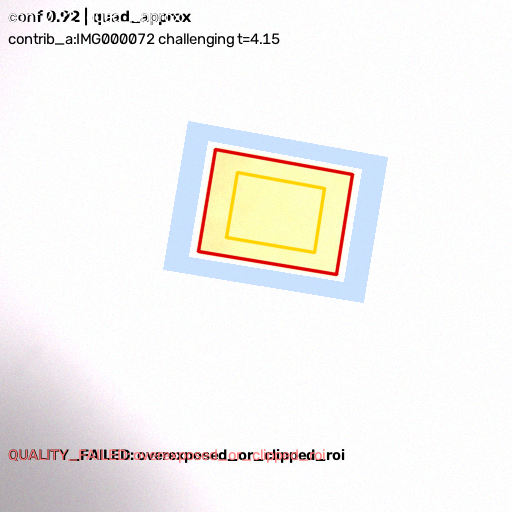
#> input picture ml/aarogya-bindu-ml/reports/preprocessing/FAIL_contrib_a_IMG000072.png, 512 x 512 px
$ python -i features.py   (imports and definitions only)
#> lines starting #> are read from the running program, lines starting #| are printed output that depends on the picture; after the words box and inside, x2 and y2 are one past the last pixel; in counts of white or black regions, pixels touching at a corner belong together
### ml/aarogya_bindu_dataset_generator/src/aarogya_synth/colorspace.py
"""Color-space conversions (sRGB <-> linear RGB <-> CIE XYZ <-> CIELAB), D65 white.

Implemented in NumPy so results are deterministic and independent of OpenCV's
8-bit Lab scaling. All functions accept arrays whose last axis has length 3.

* sRGB values are floats in [0, 1] (divide 8-bit values by 255).
* CIELAB values are true L* in [0, 100], a*, b* unscaled.
"""

from __future__ import annotations

import numpy as np

# sRGB (IEC 61966-2-1) primaries, D65 reference white.
M_RGB_TO_XYZ = np.array(
    [
        [0.4124564, 0.3575761, 0.1804375],
        [0.2126729, 0.7151522, 0.0721750],
        [0.0193339, 0.1191920, 0.9503041],
    ]
)
M_XYZ_TO_RGB = np.linalg.inv(M_RGB_TO_XYZ)
D65_WHITE = M_RGB_TO_XYZ.sum(axis=1)  # (0.95047, 1.0, 1.08883)

_DELTA = 6.0 / 29.0


def srgb_to_linear(c):
    c = np.asarray(c, dtype=np.float64)
    return np.where(c <= 0.04045, c / 12.92, ((np.maximum(c, 0.0) + 0.055) / 1.055) ** 2.4)


def linear_to_srgb(c):
    c = np.asarray(c, dtype=np.float64)
    return np.where(c <= 0.0031308, 12.92 * c, 1.055 * np.power(np.maximum(c, 0.0), 1.0 / 2.4) - 0.055)


def xyz_to_lab(xyz):
    t = np.asarray(xyz, dtype=np.float64) / D65_WHITE
    f = np.where(t > _DELTA**3, np.cbrt(t), t / (3 * _DELTA**2) + 4.0 / 29.0)
    fx, fy, fz = f[..., 0], f[..., 1], f[..., 2]
    return np.stack([116.0 * fy - 16.0, 500.0 * (fx - fy), 200.0 * (fy - fz)], axis=-1)


# [8 lines left out: function lab_to_xyz, not called in this run]


def lab_to_linear_rgb(lab):
    return lab_to_xyz(lab) @ M_XYZ_TO_RGB.T


def lab_to_srgb(lab):
    """CIELAB -> sRGB float (NOT clipped; caller decides how to handle out-of-gamut)."""
    return linear_to_srgb(lab_to_linear_rgb(lab))


def srgb_to_lab(rgb01):
    return xyz_to_lab(srgb_to_linear(rgb01) @ M_RGB_TO_XYZ.T)


def srgb8_to_lab(rgb8):
    return srgb_to_lab(np.asarray(rgb8, dtype=np.float64) / 255.0)


# [4 lines left out: function in_srgb_gamut, not called in this run]


def delta_e76(lab1, lab2):
    """CIE76 color difference (Euclidean distance in CIELAB)."""
    return np.linalg.norm(np.asarray(lab1, float) - np.asarray(lab2, float), axis=-1)

### ml/aarogya_bindu_dataset_generator/src/aarogya_synth/features.py
"""Reference reaction-spot localisation and color-feature extraction.

Used by the validator and provided as a *reference implementation* for the
backend. It needs no labels or manifest metadata: input is just an image.

ROI detection (``detect_spot``):
    1. light Gaussian blur
    2. per-pixel saturation S = (max - min) / max  (paper ~ low S, spot ~ high S)
    3. Otsu threshold on S (floored at ``min_saturation``) + morphological clean-up
    4. largest external contour -> ``cv2.minAreaRect`` -> 4 corner points
    5. analysis ROI = that rectangle shrunk toward its center by ``shrink``
       (default 15 %) to avoid soft edges and rim effects

Features (``extract_features``), computed over ROI pixels:
    rgb_median_{r,g,b}, rgb_mean_{r,g,b}, rgb_std_{r,g,b}           8-bit scale
    hsv_h_circmean_deg, hsv_h_circstd_deg                              0..360 deg
    hsv_{s,v}_{mean,std}                                               0..1
    lab_{l,a,b}_{mean,median,std}                                      true CIELAB (D65)
    lab_l_iqr, roi_pixel_count, roi_area_fraction
"""

from __future__ import annotations

from pathlib import Path

import cv2
import numpy as np

from . import colorspace as cs


class SpotNotFoundError(RuntimeError):
    pass


def load_rgb(path: str | Path) -> np.ndarray:
    """Read PNG/JPEG as uint8 RGB (H, W, 3). Raises on unreadable files."""
    data = np.fromfile(str(path), dtype=np.uint8)  # works with non-ASCII Windows paths
    bgr = cv2.imdecode(data, cv2.IMREAD_COLOR)
    if bgr is None:
        raise OSError(f"unreadable image: {path}")
    return cv2.cvtColor(bgr, cv2.COLOR_BGR2RGB)


def shrink_polygon(pts: np.ndarray, shrink: float) -> np.ndarray:
    c = pts.mean(axis=0)
    return c + (pts - c) * (1.0 - shrink)


def polygon_mask(shape_hw: tuple[int, int], pts: np.ndarray) -> np.ndarray:
    """Boolean mask of a polygon given in continuous (x, y) coordinates."""
    mask = np.zeros(shape_hw, dtype=np.uint8)
    # pixel centers are at integer + 0.5 -> shift by -0.5 for OpenCV's integer grid
    p = np.round((np.asarray(pts, dtype=np.float64) - 0.5) * 16).astype(np.int32)
    cv2.fillPoly(mask, [p], 1, lineType=cv2.LINE_8, shift=4)
    return mask.astype(bool)


def _saturation8(rgb: np.ndarray) -> np.ndarray:
    img = cv2.GaussianBlur(rgb.astype(np.float32), (0, 0), 1.5)
    mx, mn = img.max(axis=2), img.min(axis=2)
    sat = np.where(mx > 1e-3, (mx - mn) / np.maximum(mx, 1e-3), 0.0)
    return np.clip(sat * 255.0, 0, 255).astype(np.uint8)


def detect_spot(rgb: np.ndarray, min_saturation: float = 0.10, min_area_fraction: float = 0.005,
                min_fill: float = 0.80) -> np.ndarray:
    """Return the 4 corners (x, y) of the detected rectangular spot.

    A threshold sweep on saturation (Otsu plus fixed levels) yields candidate
    regions. Candidates touching the image border (e.g. tinted shadows) or that
    are not rectangle-like (contour area / min-area-rectangle area < min_fill)
    are rejected; among the rest the one with the largest area * fill wins.
    """
    sat8 = _saturation8(rgb)
    h, w = sat8.shape
    otsu, _ = cv2.threshold(sat8, 0, 255, cv2.THRESH_BINARY + cv2.THRESH_OTSU)
    levels = sorted({int(otsu)} | {int(v * 255) for v in (0.10, 0.15, 0.20, 0.28, 0.36, 0.45)})
    levels = [t for t in levels if t >= min_saturation * 255]
    k = cv2.getStructuringElement(cv2.MORPH_ELLIPSE, (5, 5))
    best, best_score = None, -1.0
    for thr in levels:
        binary = (sat8 > thr).astype(np.uint8)
        binary = cv2.morphologyEx(binary, cv2.MORPH_OPEN, k)
        binary = cv2.morphologyEx(binary, cv2.MORPH_CLOSE, k)
        contours, _ = cv2.findContours(binary, cv2.RETR_EXTERNAL, cv2.CHAIN_APPROX_SIMPLE)
        for cnt in contours:
            area = cv2.contourArea(cnt)
            if area < min_area_fraction * h * w:
                continue
            x, y, bw, bh = cv2.boundingRect(cnt)
            if x <= 1 or y <= 1 or x + bw >= w - 1 or y + bh >= h - 1:
                continue  # touches the border: not the printed spot
            rect = cv2.minAreaRect(cnt)
            fill = area / max(rect[1][0] * rect[1][1], 1e-6)
            if fill < min_fill:
                continue
            score = area * fill
            if score > best_score:
                best, best_score = rect, score
    if best is None:
        raise SpotNotFoundError("no rectangular colored region found")
    return cv2.boxPoints(best).astype(np.float64) + 0.5  # pixel indices -> continuous coordinates


def polygon_iou(a: np.ndarray, b: np.ndarray, shape_hw: tuple[int, int]) -> float:
    ma, mb = polygon_mask(shape_hw, a), polygon_mask(shape_hw, b)
    union = np.logical_or(ma, mb).sum()
    return float(np.logical_and(ma, mb).sum() / union) if union else 0.0


def roi_pixels(rgb: np.ndarray, corners: np.ndarray, shrink: float = 0.15) -> np.ndarray:
    mask = polygon_mask(rgb.shape[:2], shrink_polygon(np.asarray(corners, float), shrink))
    px = rgb[mask]
    if len(px) == 0:
        raise SpotNotFoundError("empty ROI")
    return px


def paper_pixels(rgb: np.ndarray, corners: np.ndarray, grow: float = 0.35) -> np.ndarray:
    """Pixels in a ring outside the spot (for spot-vs-paper contrast checks)."""
    hw = rgb.shape[:2]
    c = np.asarray(corners, float)
    outer = polygon_mask(hw, shrink_polygon(c, -grow))
    inner = polygon_mask(hw, shrink_polygon(c, -0.08))
    return rgb[outer & ~inner]


def color_features(px: np.ndarray) -> dict[str, float]:
    """Color statistics of an (N, 3) uint8 RGB pixel array."""
    px = np.asarray(px)
    f = px.astype(np.float64)
    feats: dict[str, float] = {}
    for i, ch in enumerate("rgb"):
        feats[f"rgb_median_{ch}"] = float(np.median(f[:, i]))
        feats[f"rgb_mean_{ch}"] = float(f[:, i].mean())
        feats[f"rgb_std_{ch}"] = float(f[:, i].std())
    # HSV on [0, 1] floats: hue in degrees 0..360 (NOT OpenCV's 0..179 uint8 scale)
    hsv = cv2.cvtColor((f / 255.0).astype(np.float32).reshape(-1, 1, 3), cv2.COLOR_RGB2HSV).reshape(-1, 3)
    hue = np.radians(hsv[:, 0].astype(np.float64))
    c, s = np.cos(hue).mean(), np.sin(hue).mean()
    feats["hsv_h_circmean_deg"] = float(np.degrees(np.arctan2(s, c)) % 360.0)
    resultant = min(max(float(np.hypot(c, s)), 1e-12), 1.0)  # clamp float round-off (uniform hue -> 1.0)
    feats["hsv_h_circstd_deg"] = float(np.degrees(np.sqrt(max(-2.0 * np.log(resultant), 0.0))))
    for i, ch in ((1, "s"), (2, "v")):
        feats[f"hsv_{ch}_mean"] = float(hsv[:, i].mean())
        feats[f"hsv_{ch}_std"] = float(hsv[:, i].std())
    lab = cs.srgb8_to_lab(f)
    for i, ch in enumerate("lab"):
        feats[f"lab_{ch}_mean"] = float(lab[:, i].mean())
        feats[f"lab_{ch}_median"] = float(np.median(lab[:, i]))
        feats[f"lab_{ch}_std"] = float(lab[:, i].std())
    q75, q25 = np.percentile(lab[:, 0], [75, 25])
    feats["lab_l_iqr"] = float(q75 - q25)
    feats["roi_pixel_count"] = float(len(px))
    return feats


def extract_features(rgb: np.ndarray, corners: np.ndarray | None = None, shrink: float = 0.15) -> dict[str, float]:
    """Detect the spot (unless ``corners`` is given) and return color features.

    At inference time pass ``corners=None``; ``spot_corners_xy`` from the
    manifest is ground-truth geometry intended only for debugging/evaluation.
    """
    if corners is None:
        corners = detect_spot(rgb)
    px = roi_pixels(rgb, corners, shrink)
    feats = color_features(px)
    feats["roi_area_fraction"] = float(len(px) / (rgb.shape[0] * rgb.shape[1]))
    return feats

>>> import cv2
>>> picture = cv2.imread('../../../aarogya-bindu-ml/reports/preprocessing/FAIL_contrib_a_IMG000072.png')
#> picture is the input picture: shape (512, 512, 3); mean B, G, R 240.9, 243.1, 245
>>> result = extract_features(picture)
#> in _saturation8, `mx, mn = img.max(axis=2), img.min(axis=2)`:
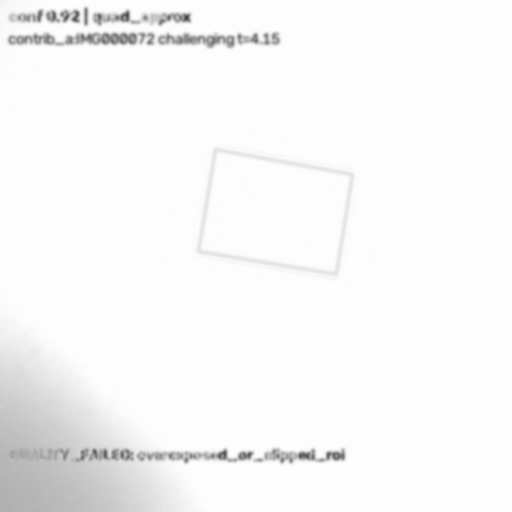
#> mx: shape (512, 512) float32; min 59.94, max 254.9, mean 247.7
#> in _saturation8, `mx, mn = img.max(axis=2), img.min(axis=2)`:
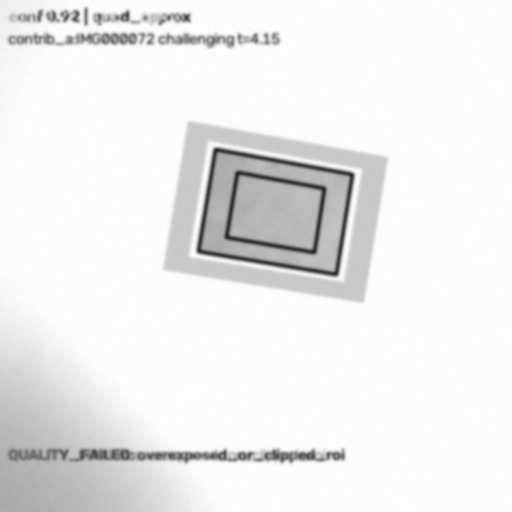
#> mn: shape (512, 512) float32; min 33.63, max 254.3, mean 237.6
#> in _saturation8, `sat = np.where(mx > 1e-3, (mx - mn) / np.maximum(mx, 1e-3), 0.0)`:
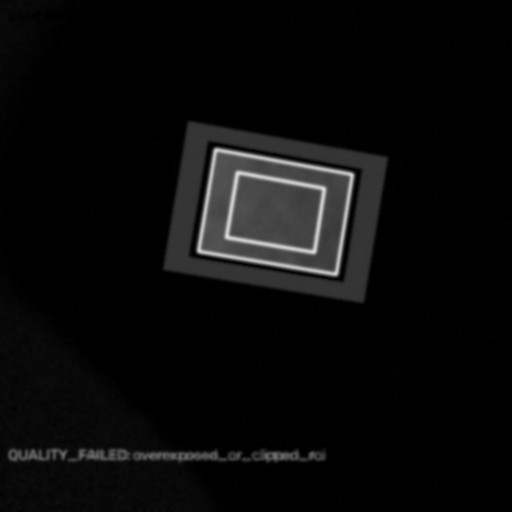
#> sat: shape (512, 512) float32; min 1.08e-05, max 0.868, mean 0.0417
#> in detect_spot, `otsu, _ = cv2.threshold(sat8, 0, 255, cv2.THRESH_BINARY + cv2.THRESH_O..`: otsu = 39
#> in detect_spot, `levels = sorted({int(otsu)} | {int(v * 255) for v in (0.10, 0.15, 0.20..`: levels = [25, 38, 39, 51, 71, 91, 114]
#> in detect_spot, `levels = [t for t in levels if t >= min_saturation * 255]`: levels = [38, 39, 51, 71, 91, 114]
#> the loop in detect_spot, `for thr in levels:` made 6 passes
#> thr on passes 1 to 6: 38, 39, 51, 71, 91, 114
#> pass 1, in detect_spot, `binary = (sat8 > thr).astype(np.uint8)`:
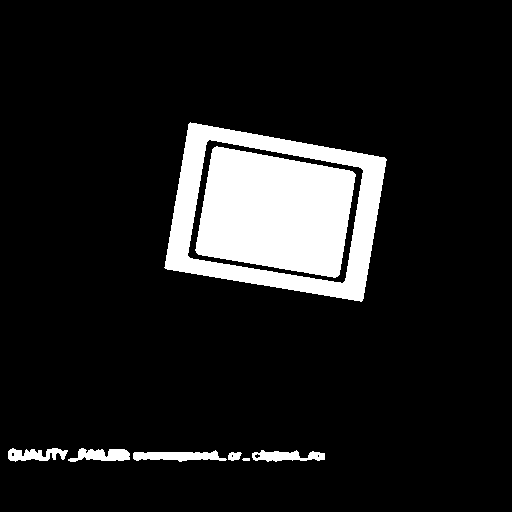
#> binary: shape (512, 512); values 0 (black) and 1 (white), 11.2% white; 8 white regions, largest, box (x1, y1, x2, y2) and area: (195, 146, 356, 278) 15956, (164, 122, 387, 302) 11014, (133, 450, 227, 462) 701
#> pass 1, in detect_spot, `binary = cv2.morphologyEx(binary, cv2.MORPH_CLOSE, k)`:
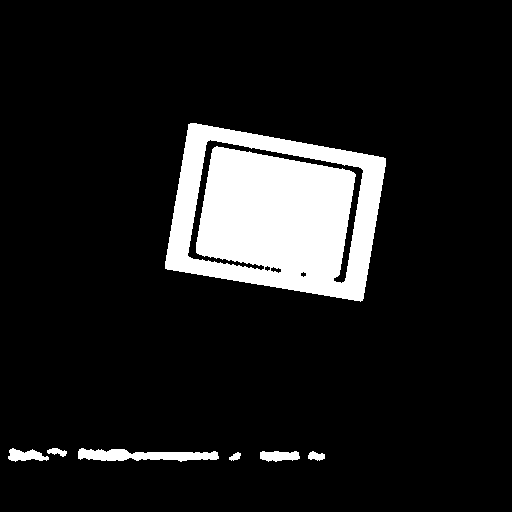
#> binary: shape (512, 512); values 0 (black) and 1 (white), 11.2% white; 7 white regions, largest, box (x1, y1, x2, y2) and area: (165, 123, 386, 302) 27214, (78, 448, 219, 462) 1221, (8, 448, 49, 462) 348
#> after the loop in detect_spot, `for thr in levels:`:
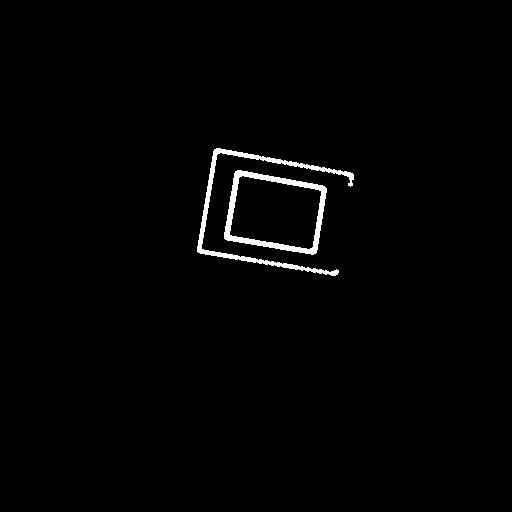
#> binary: shape (512, 512); values 0 (black) and 1 (white), 1.3% white; 2 white regions, box (x1, y1, x2, y2) and area: (197, 148, 354, 276) 1728, (224, 170, 327, 255) 1697
#> after the loop in detect_spot, `for thr in levels:`: best = ((275.2, 211.6), (148.8, 201.6), -80.54); best_score = 28777.2
#> in extract_features, `corners = detect_spot(rgb)`: corners = [[362.9, 302.1], [164.1, 268.9], [188.6, 122.2], [387.4, 155.3]]
#> in shrink_polygon, `c = pts.mean(axis=0)`: c = [275.7, 212.1]
#> in polygon_mask, `mask = np.zeros(shape_hw, dtype=np.uint8)`: mask: shape (512, 512); every value is 0
#> in polygon_mask, `p = np.round((np.asarray(pts, dtype=np.float64) - 0.5) * 16).astype(np..`: p = [[5589, 4609], [2885, 4159], [3218, 2163], [5922, 2613]]
#> in polygon_mask, `cv2.fillPoly(mask, [p], 1, lineType=cv2.LINE_8, shift=4)`:
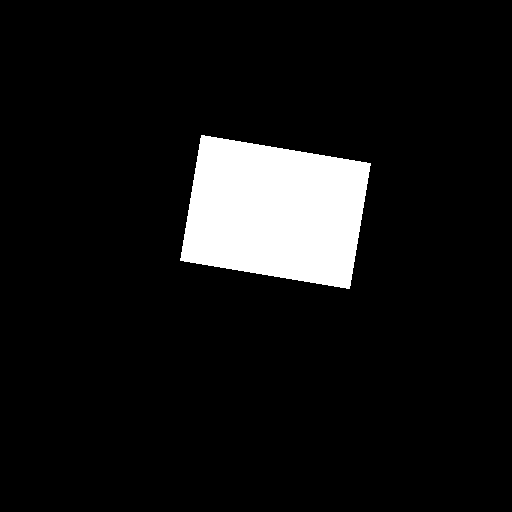
#> mask: shape (512, 512); values 0 (black) and 1 (white), 8.4% white; 1 white region, box (x1, y1, x2, y2) and area: (180, 135, 371, 289) 22008
#> after the loop in color_features, `for i, ch in enumerate("rgb"):`: feats = 9 items
#> in color_features, `c, s = np.cos(hue).mean(), np.sin(hue).mean()`: c = -0.552; s = -0.0198
#> in color_features, `resultant = min(max(float(np.hypot(c, s)), 1e-12), 1.0)`: resultant = 0.552
#> after the loop in color_features, `for i, ch in ((1, "s"), (2, "v")):`: feats = 15 items
#> after the loop in color_features, `for i, ch in enumerate("lab"):`: feats = 24 items
#> in color_features, `q75, q25 = np.percentile(lab[:, 0], [75, 25])`: q75 = 95.57; q25 = 91.34
#> in extract_features, `feats = color_features(px)`: feats = 26 items
#> result = 27 items

$ run again, on ml/aarogya-bindu-ml/reports/preprocessing/contrib_a_IMG000001.png
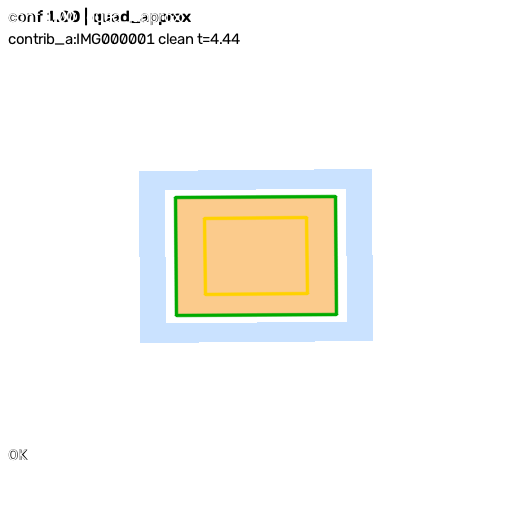
#> input picture ml/aarogya-bindu-ml/reports/preprocessing/contrib_a_IMG000001.png, 512 x 512 px
#> picture is the input picture: shape (512, 512, 3); mean B, G, R 243.3, 247.7, 248.3
#> otsu = 64
#> in detect_spot, `levels = sorted({int(otsu)} | {int(v * 255) for v in (0.10, 0.15, 0.20..`: levels = [25, 38, 51, 64, 71, 91, 114]
#> in detect_spot, `levels = [t for t in levels if t >= min_saturation * 255]`: levels = [38, 51, 64, 71, 91, 114]
#> the loop in detect_spot, `for thr in levels:` made 6 passes
#> thr on passes 1 to 6: 38, 51, 64, 71, 91, 114
#> pass 1, in detect_spot, `binary = (sat8 > thr).astype(np.uint8)`:
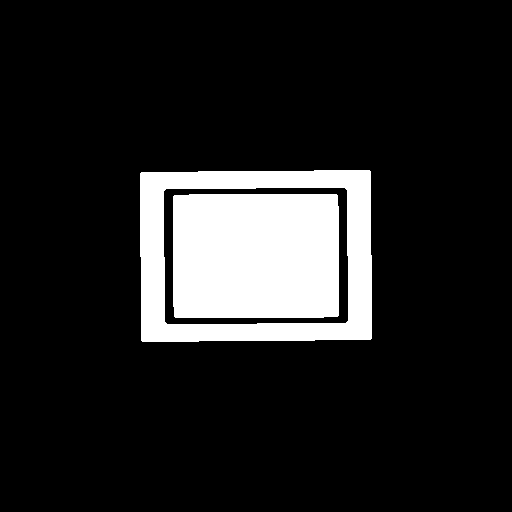
#> binary: shape (512, 512); values 0 (black) and 1 (white), 13.4% white; 2 white regions, box (x1, y1, x2, y2) and area: (173, 194, 339, 318) 20526, (140, 170, 372, 342) 14574
#> after the loop in detect_spot, `for thr in levels:`: best = ((255.5, 255.5), (231, 170), -0.494); best_score = 38467.6
#> corners = [[141.2, 342], [139.8, 172], [370.8, 170], [372.2, 340]]
#> in shrink_polygon, `c = pts.mean(axis=0)`: c = [256, 256]
#> p = [[2527, 5258], [2507, 2946], [5649, 2919], [5669, 5230]]
#> in polygon_mask, `cv2.fillPoly(mask, [p], 1, lineType=cv2.LINE_8, shift=4)`:
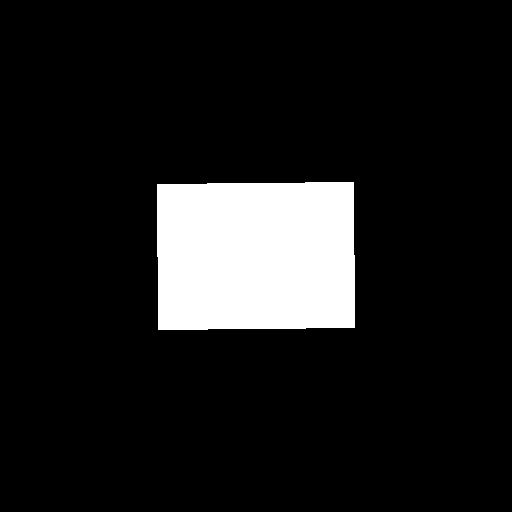
#> mask: shape (512, 512); values 0 (black) and 1 (white), 11% white; 1 white region, box (x1, y1, x2, y2) and area: (157, 182, 355, 330) 28764
#> after the loop in color_features, `for i, ch in enumerate("rgb"):`: feats = 9 items
#> in color_features, `c, s = np.cos(hue).mean(), np.sin(hue).mean()`: c = -0.332; s = -0.112
#> resultant = 0.35
#> after the loop in color_features, `for i, ch in ((1, "s"), (2, "v")):`: feats = 15 items
#> after the loop in color_features, `for i, ch in enumerate("lab"):`: feats = 24 items
#> q75 = 91.65; q25 = 79.18
#> in extract_features, `feats = color_features(px)`: feats = 26 items
#> result = 27 items
